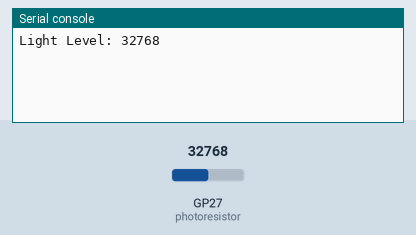
This program was run on a simulated Raspberry Pi Pico running CircuitPython. Shown: the last lines printed to the serial console. The inputs (shaded band) are chosen by the test bench; at power-on: GP27 (photoresistor) = 32768 (analog values on the 0–65535 scale).

Above: at 1.2 s.
1.3 s: GP27 (photoresistor) set to 45874
At 2.7 s:
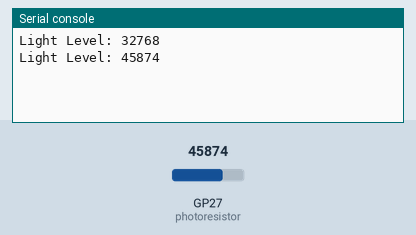
4.0 s: GP27 (photoresistor) set to 57670
At 5.4 s:
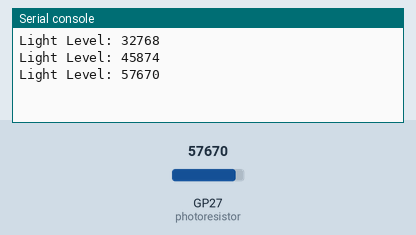
Timing chart, 0 to 7.0 s (numbered marks = the images above; inputs shaded):
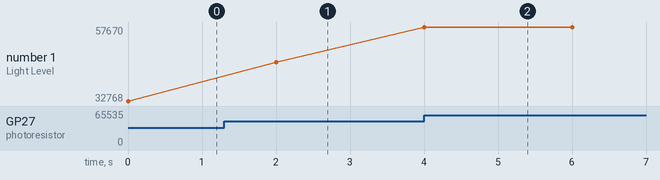

The program:

light_level.py
```python
import time
import board
import analogio

# Initialize analog input for the photoresistor
photoresistor = analogio.AnalogIn(board.GP27)

# Function to read analog value
def read_light_level():
    return photoresistor.value

# Main loop
while True:
    light_level = read_light_level()

    # Print the light level
    print(f"Light Level: {light_level}")

    time.sleep(2)
```

Measured:
- after the input at 1.3 s, the serial console: prints a new line after 0.70 s (image 1)
- after the input at 4.0 s, the serial console: prints a new line at once (image 2)
- plotted number 1: 32768 → 45874 after the input at 1.3 s, 45874 → 57670 after the input at 4.0 s
